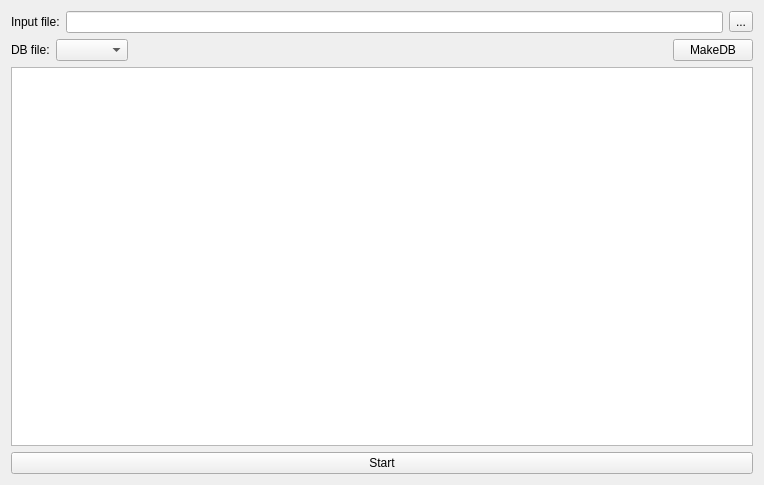
<?xml version="1.0" encoding="UTF-8"?>
<ui version="4.0">
 <class>FormBlastX</class>
 <widget class="QWidget" name="FormBlastX">
  <property name="geometry">
   <rect>
    <x>0</x>
    <y>0</y>
    <width>764</width>
    <height>485</height>
   </rect>
  </property>
  <property name="windowTitle">
   <string>Form</string>
  </property>
  <layout class="QVBoxLayout" name="verticalLayout">
   <item>
    <layout class="QHBoxLayout" name="horizontalLayout">
     <item>
      <widget class="QLabel" name="label_file">
       <property name="text">
        <string>Input file:</string>
       </property>
      </widget>
     </item>
     <item>
      <widget class="QLineEdit" name="lineEdit_input"/>
     </item>
     <item>
      <widget class="QToolButton" name="toolButton_input">
       <property name="text">
        <string>...</string>
       </property>
      </widget>
     </item>
    </layout>
   </item>
   <item>
    <layout class="QHBoxLayout" name="horizontalLayout_2">
     <item>
      <widget class="QLabel" name="label_dbfile">
       <property name="text">
        <string>DB file:</string>
       </property>
      </widget>
     </item>
     <item>
      <widget class="QComboBox" name="comboBox"/>
     </item>
     <item>
      <spacer name="horizontalSpacer">
       <property name="orientation">
        <enum>Qt::Horizontal</enum>
       </property>
       <property name="sizeHint" stdset="0">
        <size>
         <width>40</width>
         <height>20</height>
        </size>
       </property>
      </spacer>
     </item>
     <item>
      <widget class="QPushButton" name="Button_makedb">
       <property name="text">
        <string>MakeDB</string>
       </property>
      </widget>
     </item>
    </layout>
   </item>
   <item>
    <widget class="QPlainTextEdit" name="plainTextEdit"/>
   </item>
   <item>
    <widget class="QPushButton" name="ButtonStart">
     <property name="text">
      <string>Start</string>
     </property>
    </widget>
   </item>
  </layout>
 </widget>
 <resources/>
 <connections/>
</ui>
